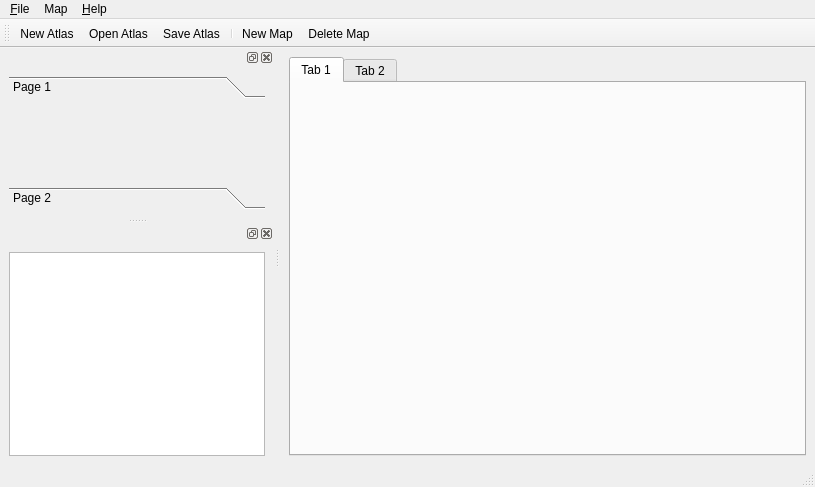
<?xml version="1.0" encoding="UTF-8"?>
<ui version="4.0">
 <class>main_window</class>
 <widget class="QMainWindow" name="main_window">
  <property name="geometry">
   <rect>
    <x>0</x>
    <y>0</y>
    <width>815</width>
    <height>487</height>
   </rect>
  </property>
  <property name="windowTitle">
   <string>RPGMapper</string>
  </property>
  <property name="windowIcon">
   <iconset resource="rpgmapper.qrc">
    <normaloff>:/icons/gfx/rpgmapper_32.png</normaloff>:/icons/gfx/rpgmapper_32.png</iconset>
  </property>
  <widget class="QWidget" name="wdCentral">
   <layout class="QVBoxLayout" name="lyMain">
    <item>
     <widget class="QTabWidget" name="tabMap">
      <property name="currentIndex">
       <number>0</number>
      </property>
      <widget class="QWidget" name="tab">
       <attribute name="title">
        <string>Tab 1</string>
       </attribute>
      </widget>
      <widget class="QWidget" name="tab_2">
       <attribute name="title">
        <string>Tab 2</string>
       </attribute>
      </widget>
     </widget>
    </item>
   </layout>
  </widget>
  <widget class="QMenuBar" name="mnMain">
   <property name="geometry">
    <rect>
     <x>0</x>
     <y>0</y>
     <width>815</width>
     <height>19</height>
    </rect>
   </property>
   <widget class="QMenu" name="mnFile">
    <property name="title">
     <string>&amp;File</string>
    </property>
    <addaction name="acNew"/>
    <addaction name="acOpen"/>
    <addaction name="acSave"/>
    <addaction name="acSaveAs"/>
    <addaction name="acAtlasProperties"/>
    <addaction name="separator"/>
    <addaction name="acQuit"/>
   </widget>
   <widget class="QMenu" name="mnHelp">
    <property name="title">
     <string>&amp;Help</string>
    </property>
    <addaction name="acAbout"/>
   </widget>
   <widget class="QMenu" name="menuMap">
    <property name="title">
     <string>Map</string>
    </property>
    <addaction name="acNewMapSet"/>
    <addaction name="acDeleteMapSet"/>
    <addaction name="acMapSetProperties"/>
    <addaction name="separator"/>
    <addaction name="acNewMap"/>
    <addaction name="acDeleteMap"/>
    <addaction name="acOpenMap"/>
    <addaction name="acCloseMap"/>
    <addaction name="acMapProperties"/>
   </widget>
   <addaction name="mnFile"/>
   <addaction name="menuMap"/>
   <addaction name="mnHelp"/>
  </widget>
  <widget class="QStatusBar" name="stbMain"/>
  <widget class="QToolBar" name="tbMain">
   <property name="windowTitle">
    <string>toolBar</string>
   </property>
   <attribute name="toolBarArea">
    <enum>TopToolBarArea</enum>
   </attribute>
   <attribute name="toolBarBreak">
    <bool>false</bool>
   </attribute>
   <addaction name="acNew"/>
   <addaction name="acOpen"/>
   <addaction name="acSave"/>
   <addaction name="separator"/>
   <addaction name="acNewMap"/>
   <addaction name="acDeleteMap"/>
  </widget>
  <widget class="QDockWidget" name="dwIcons">
   <attribute name="dockWidgetArea">
    <number>1</number>
   </attribute>
   <widget class="QWidget" name="dwIconsContent">
    <layout class="QVBoxLayout" name="lyIconsContent">
     <item>
      <widget class="QToolBox" name="tbIcons">
       <property name="currentIndex">
        <number>0</number>
       </property>
       <widget class="QWidget" name="page">
        <property name="geometry">
         <rect>
          <x>0</x>
          <y>0</y>
          <width>246</width>
          <height>89</height>
         </rect>
        </property>
        <attribute name="label">
         <string>Page 1</string>
        </attribute>
       </widget>
       <widget class="QWidget" name="page_2">
        <property name="geometry">
         <rect>
          <x>0</x>
          <y>0</y>
          <width>94</width>
          <height>24</height>
         </rect>
        </property>
        <attribute name="label">
         <string>Page 2</string>
        </attribute>
       </widget>
      </widget>
     </item>
    </layout>
   </widget>
  </widget>
  <widget class="QDockWidget" name="dwAtlasTree">
   <attribute name="dockWidgetArea">
    <number>1</number>
   </attribute>
   <widget class="QWidget" name="dwAtlasTreeContent">
    <layout class="QVBoxLayout" name="lyAtlasContent">
     <item>
      <widget class="QTreeWidget" name="twAtlas">
       <property name="contextMenuPolicy">
        <enum>Qt::CustomContextMenu</enum>
       </property>
       <property name="alternatingRowColors">
        <bool>true</bool>
       </property>
       <property name="rootIsDecorated">
        <bool>false</bool>
       </property>
       <property name="uniformRowHeights">
        <bool>true</bool>
       </property>
       <property name="sortingEnabled">
        <bool>true</bool>
       </property>
       <property name="animated">
        <bool>true</bool>
       </property>
       <property name="allColumnsShowFocus">
        <bool>true</bool>
       </property>
       <property name="columnCount">
        <number>1</number>
       </property>
       <attribute name="headerVisible">
        <bool>false</bool>
       </attribute>
       <column>
        <property name="text">
         <string notr="true">1</string>
        </property>
       </column>
      </widget>
     </item>
    </layout>
   </widget>
  </widget>
  <action name="acNew">
   <property name="icon">
    <iconset resource="rpgmapper.qrc">
     <normaloff>:/icons/gfx/atlas-new.png</normaloff>:/icons/gfx/atlas-new.png</iconset>
   </property>
   <property name="text">
    <string>&amp;New Atlas</string>
   </property>
   <property name="toolTip">
    <string>Create a new atlas</string>
   </property>
  </action>
  <action name="acOpen">
   <property name="icon">
    <iconset resource="rpgmapper.qrc">
     <normaloff>:/icons/gfx/atlas-open.png</normaloff>:/icons/gfx/atlas-open.png</iconset>
   </property>
   <property name="text">
    <string>&amp;Open Atlas</string>
   </property>
   <property name="toolTip">
    <string>Open an atlas from file</string>
   </property>
   <property name="shortcut">
    <string>Ctrl+O</string>
   </property>
  </action>
  <action name="acSave">
   <property name="icon">
    <iconset resource="rpgmapper.qrc">
     <normaloff>:/icons/gfx/atlas-save.png</normaloff>:/icons/gfx/atlas-save.png</iconset>
   </property>
   <property name="text">
    <string>&amp;Save Atlas</string>
   </property>
   <property name="toolTip">
    <string>Save atlas to file</string>
   </property>
   <property name="shortcut">
    <string>Ctrl+S</string>
   </property>
  </action>
  <action name="acAbout">
   <property name="text">
    <string>&amp;About</string>
   </property>
   <property name="toolTip">
    <string>About RPGMapper</string>
   </property>
  </action>
  <action name="acQuit">
   <property name="text">
    <string>&amp;Quit</string>
   </property>
   <property name="toolTip">
    <string>Quit RPGMapper</string>
   </property>
  </action>
  <action name="acAtlasProperties">
   <property name="text">
    <string>Atlas &amp;Properties</string>
   </property>
   <property name="toolTip">
    <string>Properties of the current atlas</string>
   </property>
  </action>
  <action name="acSaveAs">
   <property name="icon">
    <iconset resource="rpgmapper.qrc">
     <normaloff>:/icons/gfx/atlas-save-as.png</normaloff>:/icons/gfx/atlas-save-as.png</iconset>
   </property>
   <property name="text">
    <string>&amp;Save Atlas as ...</string>
   </property>
   <property name="toolTip">
    <string>Save current atlas under a new name</string>
   </property>
  </action>
  <action name="acNewMap">
   <property name="icon">
    <iconset resource="rpgmapper.qrc">
     <normaloff>:/icons/gfx/map-new.png</normaloff>:/icons/gfx/map-new.png</iconset>
   </property>
   <property name="text">
    <string>New &amp;Map</string>
   </property>
   <property name="toolTip">
    <string>Add a new map to the atlas</string>
   </property>
   <property name="shortcut">
    <string>Ctrl+N</string>
   </property>
  </action>
  <action name="acDeleteMap">
   <property name="icon">
    <iconset resource="rpgmapper.qrc">
     <normaloff>:/icons/gfx/map-delete.png</normaloff>:/icons/gfx/map-delete.png</iconset>
   </property>
   <property name="text">
    <string>Delete Map</string>
   </property>
   <property name="toolTip">
    <string>Delete current map from atlas</string>
   </property>
  </action>
  <action name="acMapProperties">
   <property name="text">
    <string>Map Properties</string>
   </property>
   <property name="toolTip">
    <string>Properties of the current map</string>
   </property>
  </action>
  <action name="acNewMapSet">
   <property name="text">
    <string>New Map Set</string>
   </property>
  </action>
  <action name="acDeleteMapSet">
   <property name="text">
    <string>Delete Map Set</string>
   </property>
  </action>
  <action name="acMapSetProperties">
   <property name="text">
    <string>Map Set Properties</string>
   </property>
  </action>
  <action name="acOpenMap">
   <property name="text">
    <string>Open Map</string>
   </property>
  </action>
  <action name="acCloseMap">
   <property name="text">
    <string>Close Map</string>
   </property>
  </action>
 </widget>
 <resources>
  <include location="rpgmapper.qrc"/>
 </resources>
 <connections/>
</ui>
